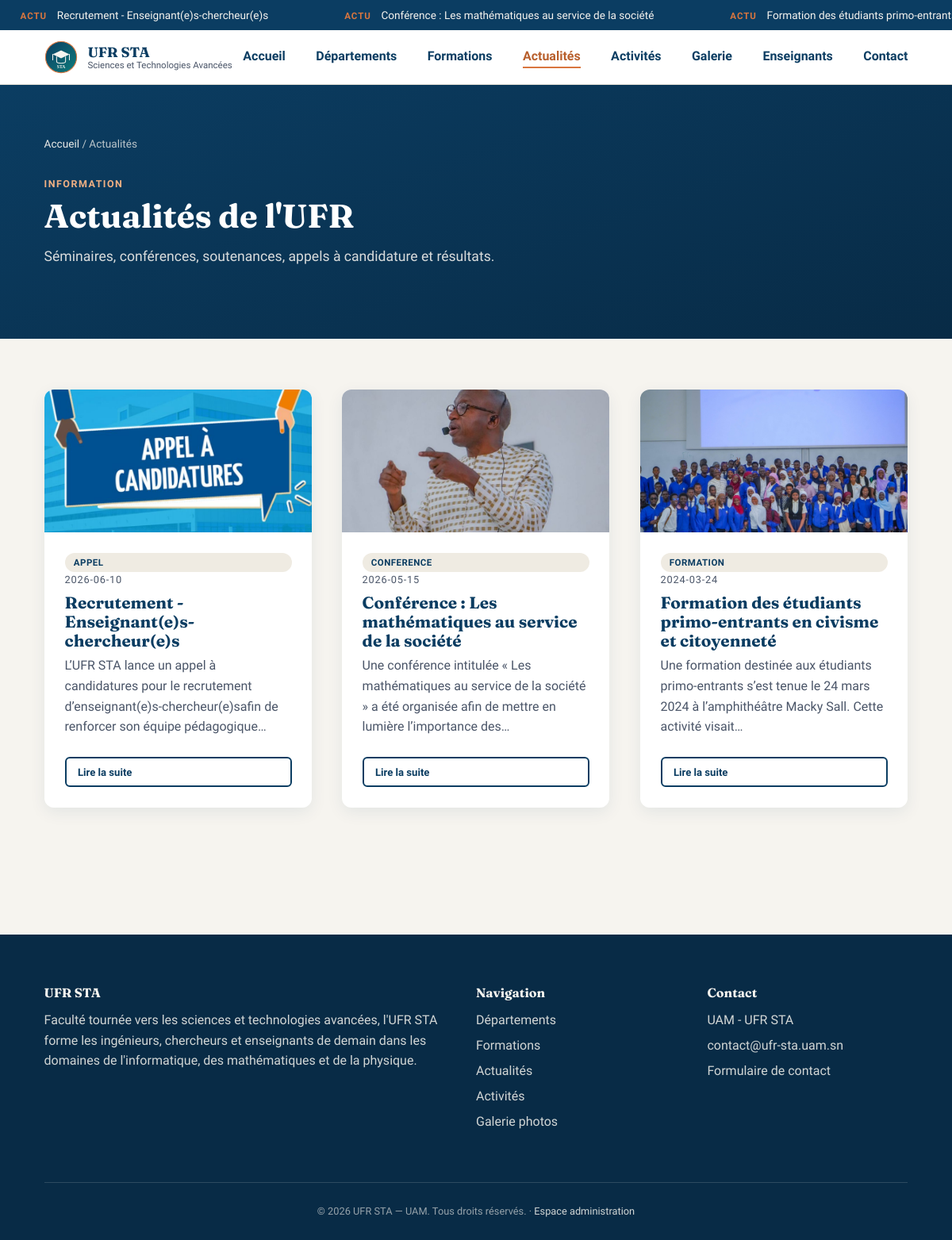
Page /actualites on the committed database.
### tables this page shows
CREATE TABLE actualites (
    id                INTEGER PRIMARY KEY AUTOINCREMENT,
    titre             TEXT NOT NULL,
    date_publication  TEXT NOT NULL,
    description       TEXT,
    photo             TEXT,
    categorie         TEXT DEFAULT 'actualite'
);

### backend/app.py (the view)
@app.route("/actualites")
def actualites():
    liste = query_db("SELECT * FROM actualites ORDER BY date_publication DESC")
    return render_template("actualites.html", actualites=liste)

### backend/app.py (called while the page is built)
def get_db():
    if "db" not in g:
        g.db = sqlite3.connect(app.config["DATABASE"])
        g.db.row_factory = sqlite3.Row
        g.db.execute("PRAGMA foreign_keys = ON")
    return g.db

def query_db(query, args=(), one=False):
    cur = get_db().execute(query, args)
    rows = cur.fetchall()
    cur.close()
    return (rows[0] if rows else None) if one else rows

@app.context_processor
def inject_globals():
    ticker_items = query_db(
        "SELECT id, titre FROM actualites ORDER BY date_publication DESC LIMIT 6"
    )
    return {
        "current_year": datetime.now().year,
        "nom_ufr": "UFR Sciences et Technologies Avancées (STA)",
        "ticker_items": ticker_items,
    }

### templates/actualites.html (shortened to what this page needs)
{% extends "base.html" %}
{% block content %}
<section class="hero hero--page">
  <div class="container">
    <div class="breadcrumb"><a href="{{ url_for('index') }}">Accueil</a> / Actualités</div>
    <span class="eyebrow eyebrow--accent">Information</span>
    <h1>Actualités de l'UFR</h1>
    <p>Séminaires, conférences, soutenances, appels à candidature et résultats.</p>
  </div>
</section>
<section class="section">
  <div class="container">
    {% if actualites %}
    <div class="grid grid--3">
      {% for actu in actualites %}
      <div class="card">
        <img src="{{ url_for('static', filename='images/' + actu['photo']) }}" alt="">
        <div class="card__body">
          <span class="badge">{{ actu['categorie'] }}</span>
          <span class="card__meta">{{ actu['date_publication'] }}</span>
          <h3>{{ actu['titre'] }}</h3>
          <p>{{ actu['description'][:130] }}{% if actu['description']|length > 130 %}…{% endif %}</p>
          <a class="btn btn--ghost btn--small" href="{{ url_for('actualite_detail', actu_id=actu['id']) }}">Lire la suite</a>
        </div>
      </div>
      {% endfor %}
    </div>
    {% else %}
    <p class="empty-state">Aucune actualité publiée pour le moment.</p>
    {% endif %}
  </div>
</section>
{% endblock %}

### templates/base.html (shortened to what this page needs)
<!DOCTYPE html>
<html lang="fr">
<head>
  <link rel="stylesheet" href="{{ url_for('static', filename='css/style.css') }}">
</head>
<body>
  <header class="site-header">
    {% if ticker_items %}
    <div class="news-ticker" aria-label="Dernières actualités">
      <div class="news-ticker__track">
        {% for item in ticker_items + ticker_items %}
          <span><span class="news-ticker__label">Actu</span><a href="{{ url_for('actualite_detail', actu_id=item['id']) }}">{{ item['titre'] }}</a></span>
        {% endfor %}
      </div>
    </div>
    {% endif %}
    <nav class="navbar" aria-label="Navigation principale">
      <a class="brand" href="{{ url_for('index') }}">
        <img src="{{ url_for('static', filename='images/logo.svg') }}" alt="">
        <span class="brand-text">
          <strong>UFR STA</strong>
          <span>Sciences et Technologies Avancées</span>
        </span>
      </a>
      <div class="main-nav">
        <a href="{{ url_for('index') }}" {% if request.endpoint=='index' %}class="active"{% endif %}>Accueil</a>
        <a href="{{ url_for('departements') }}" {% if request.endpoint and request.endpoint.startswith('departement') %}class="active"{% endif %}>Départements</a>
        <a href="{{ url_for('formations') }}" {% if request.endpoint and request.endpoint.startswith('formation') %}class="active"{% endif %}>Formations</a>
        <a href="{{ url_for('actualites') }}" {% if request.endpoint and request.endpoint.startswith('actualite') %}class="active"{% endif %}>Actualités</a>
        <a href="{{ url_for('activites') }}" {% if request.endpoint and request.endpoint.startswith('activite') %}class="active"{% endif %}>Activités</a>
        <a href="{{ url_for('galerie') }}" {% if request.endpoint and (request.endpoint.startswith('galerie') or request.endpoint.startswith('album')) %}class="active"{% endif %}>Galerie</a>
        <a href="{{ url_for('enseignants') }}" {% if request.endpoint=='enseignants' %}class="active"{% endif %}>Enseignants</a>
        <a href="{{ url_for('contact') }}" {% if request.endpoint=='contact' %}class="active"{% endif %}>Contact</a>
      </div>
    </nav>
  </header>
  <main id="contenu-principal">
    {% block content %}{% endblock %}
  </main>
  <footer class="site-footer">
    <div class="container">
      <div class="footer-grid">
        <div>
          <h4>UFR STA</h4>
          <p>Faculté tournée vers les sciences et technologies avancées,
            l'UFR STA forme les ingénieurs, chercheurs et enseignants
            de demain dans les domaines de l'informatique, des
            mathématiques et de la physique.</p>
        </div>
        <div>
          <h4>Navigation</h4>
          <ul>
            <li><a href="{{ url_for('departements') }}">Départements</a></li>
            <li><a href="{{ url_for('formations') }}">Formations</a></li>
            <li><a href="{{ url_for('actualites') }}">Actualités</a></li>
            <li><a href="{{ url_for('activites') }}">Activités</a></li>
            <li><a href="{{ url_for('galerie') }}">Galerie photos</a></li>
          </ul>
        </div>
        <div>
          <h4>Contact</h4>
          <ul>
            <li>UAM - UFR STA</li>
            <li><a href="mailto:contact@ufr-sta.uam.sn">contact@ufr-sta.uam.sn</a></li>
            <li><a href="{{ url_for('contact') }}">Formulaire de contact</a></li>
          </ul>
        </div>
      </div>
      <div class="footer-bottom">
        &copy; {{ current_year }} UFR STA — UAM. Tous droits réservés. ·
        <a href="{{ url_for('admin_login') }}">Espace administration</a>
      </div>
    </div>
  </footer>
</body>
</html>

### rows in the picture
actualites: titre "Recrutement - Enseignant(e)s-chercheur(e)s", photo (picture), categorie "APPEL", date_publication "2026-06-10", description "L’UFR STA lance un appel à candidatures pour le recrutement d’enseignant(e)s-chercheur(e)safin de renforcer son équipe pédagogique"
actualites: titre "Conférence : Les mathématiques au service de la société", photo (picture), categorie "CONFERENCE", date_publication "2026-05-15", description "Une conférence intitulée « Les mathématiques au service de la société » a été organisée afin de mettre en lumière l’importance des"
actualites: titre "Formation des étudiants…", photo (picture), categorie "FORMATION", date_publication "2024-03-24", titre "Formation des étudiants primo-entrants en civisme et citoyenneté", description "Une formation destinée aux étudiants primo-entrants s’est tenue le 24 mars 2024 à l’amphithéâtre Macky Sall. Cette activité visait"
